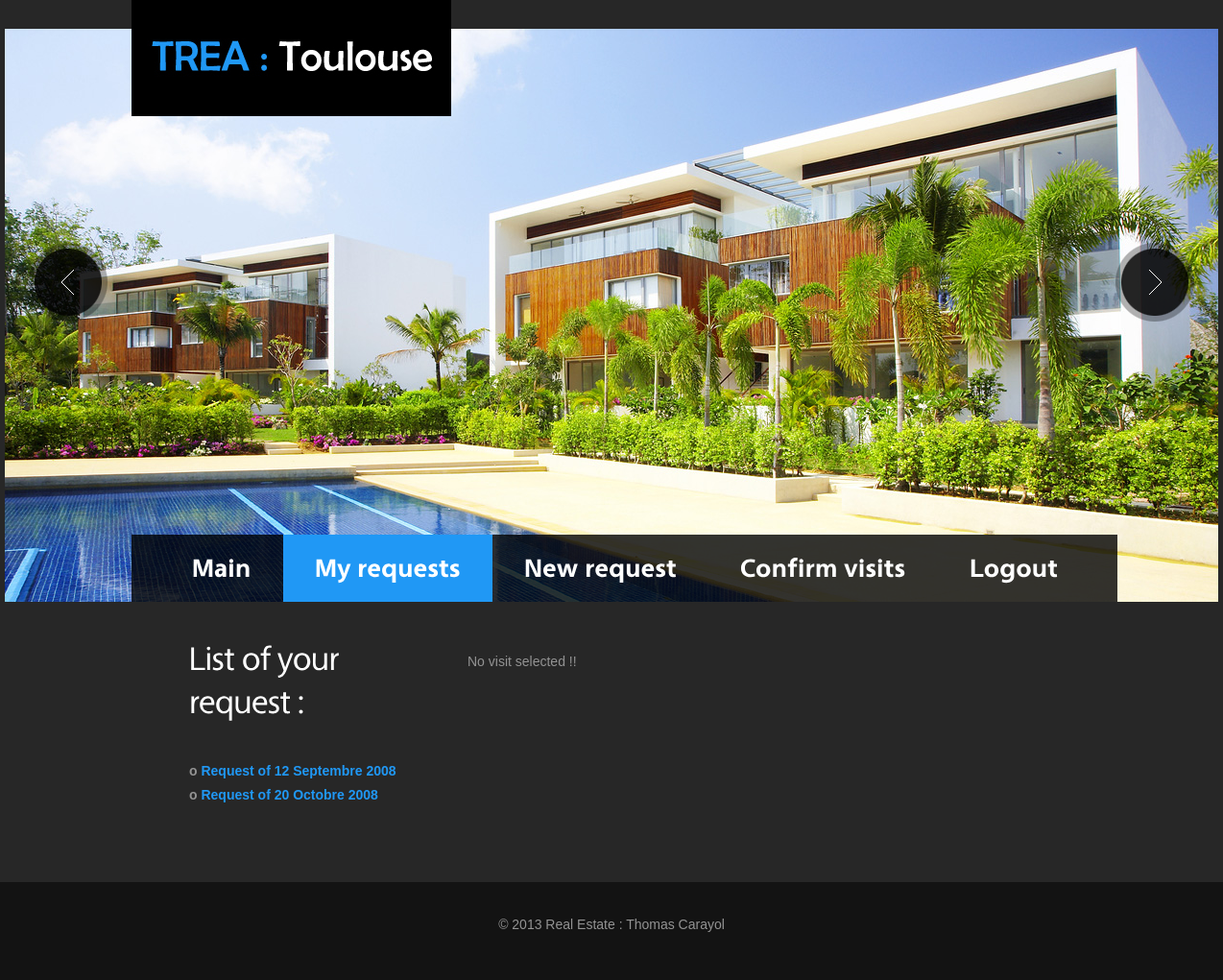
The app's page /WEBSITE/realestate/request.php (signed in) with its own data.
### tables this page shows
CREATE TABLE IF NOT EXISTS `demande` (
  `iddemande` int(11) NOT NULL AUTO_INCREMENT,
  `datedemande` datetime NOT NULL,
  `disponibilite` varchar(20) NOT NULL,
  `idclient` int(11) NOT NULL,
  PRIMARY KEY (`iddemande`),
  KEY `fk_idlclient_demande` (`idclient`)
);

### WEBSITE/realestate/request.php (the view, shortened to what this page needs)
<!DOCTYPE html>
<html lang="en">
<head>
<link rel="stylesheet" type="text/css" media="screen" href="css/reset.css">
<link rel="stylesheet" type="text/css" media="screen" href="css/style.css">
<link rel="stylesheet" type="text/css" media="screen" href="css/grid_12.css">
<link rel="stylesheet" type="text/css" media="screen" href="css/slider.css">
<link rel="stylesheet" type="text/css" media="screen" href="css/jqtransform.css">
</head>
<body>
<div class="main">
  <header>
    <div>
      <h1><a href="index.html"><img src="images/logo.jpg" alt=""></a></h1>
      <div class="social-icons"></div>
      <div id="slide">
        <div class="slider">
        </div>
        <a href="#" class="prev"></a><a href="#" class="next"></a> </div>
      <nav>
	  <?php
		echo '<ul class="menu">';
		echo '<li><a href="welcome.php">Main</a></li>' ;
		echo '<li class="current"><a href="request.php">My requests</a></li>' ;
		echo '<li><a href="newrequest.php">New request</a></li>';
		echo '<li><a href="confirmConnected.php">Confirm visits</a></li>';
		echo '<li><a href="logout.php">Logout</a></li>' ;
		echo '</ul>';
	  ?>
      </nav>
    </div>
  </header>
  <section id="content">
    <div class="container_12">
		<div class="grid_4">
        <div class="left-1">
          <h2 class="top-1 p3">List of your request :</h2>
		<?php
			$id = $_SESSION['idcli'];
			$query="select * from demande where idclient='$id'";
			$result = mysql_query($query);
			if (mysql_num_rows($result)!= 0)
			{
				echo "<p><br/>";
				while($row = mysql_fetch_array($result))
				{
					$dateEx = $row['datedemande'];
					$annee = substr($dateEx,0,4);
					$mois = array('','Janvier','Février','Mars','Avril','Mai','Juin',
					'Juillet','Août','Septembre','Octobre','Novembre','Décembre');
					$jour = substr($dateEx,8,2);
					if ($dateEx[5]==0)
						$moisComplet = substr($dateEx,6,1);
					else
						$moisComplet = substr($dateEx,5,2);
					echo "<strong>o<a href=\"visits.php?idd=".$row["iddemande"]."\">
					Request of " . $jour . " " . $mois[$moisComplet] . " " . $annee . "</a></strong>";
					echo "<br/>";
				}
				echo "</p>";
			}
			else
			{
				echo "<strong>No request found</strong>" ;
			}
			echo '</div></div><div class="grid_8"><br/><br/>';
			if(isset($_SESSION['nbVisitesX']))
			{
				if($_SESSION['nbVisitesX'] != 0)
				{
					echo "<center><table border=1>";
					echo "<tr>";
					echo "<td><h4>House ID</h4></td>";
					echo "<td><h4>House adress</h4></td>";
					echo "<td><h4>House price</h4></td>";
					echo "<td><h4>Priority</h4></td>";
					echo "<td><h4>Del</h4></td>";
					echo "</tr>";
					$i = 0 ;
					while($i < $_SESSION['nbVisitesX'])
					{
						$var = $_SESSION['visitesX'][$i] ;
						$requete = "select b.idbien , b.prixbien, b.adrbien from bien b
									where b.idbien = '$var' ;";
						$result = mysql_query("$requete");
						while($row = mysql_fetch_array($result))
						{
							$buff = $row["idbien"] ;
							echo "<tr><td>";
							echo $row["idbien"];
							echo "</td><td>";
							echo $row["adrbien"];
							echo "</td><td>";
							echo $row["prixbien"]." â‚¬";
							echo "</td><td>";
							echo $i+1 ;
							echo "</td><td>";
							$buff1 = "<center><img src='img/corbeille.png'>";
							echo '<a href="supvisit.php?id_bien=' ;
							echo $buff ;
							echo '">' ;
							echo $buff1 ;
							echo '</a>';
							echo "</td></tr>";
						}
						$i++;
					}
				}
				else
				{
					echo "No visit selected !!" ;
				}
			}
			else
			{
				echo "No visit selected !!" ;
			}
		?>
      </div>
    </div>
  </section>
</div>
<footer>
  <p>© 2013 Real Estate : Thomas Carayol</p>
</footer>
</body>
</html>

### WEBSITE/realestate/css/style.css (style rules this page uses)
html, body { width:100%; padding:0; margin:0; }
body { font:14px/25px Arial, Helvetica, sans-serif; color:#939393; min-width:1264px; background:#131313 }
.main { width:100%; background:#272727; }
a { text-decoration:none; cursor:pointer; color:#2098f5; }
h2 { font-size:36px; line-height:45px; color:#fff; font-weight:normal; letter-spacing:-1px; }
ul { margin:0; padding:0; list-style-image:none; }
.top-1 { margin-top:37px; }
.left-1 { padding-left:30px; }
.p3 { padding-bottom:12px; }
header { width:100%; z-index:101; }
header>div { width:1264px; margin:0 auto; position:relative; }
h1 { position:absolute; left:132px; top:0px; display:inline-block; z-index:100; }
.social-icons { overflow:hidden; text-align:right; padding:17px 162px 13px 0 }
nav { position:absolute; left:132px; bottom:0; z-index:100; background:url(../images/nav-bg.png) 0 0 repeat; }
ul.menu { margin:0 29px 0 30px; }
ul.menu li { float:left; line-height:35px; margin:0px 0 0px 0px; background:transparent; }
ul.menu li a { font-size:28px; line-height:35px; color:#fff; display:block; padding: 17px 33px 18px 33px; }
ul.menu li:hover, ul.menu li.current { background:#2098f5; }
#content { width:960px; margin:0 auto; padding-bottom:78px; }
footer { width:100%; position:relative; overflow:hidden; text-align:center; padding:32px 0 45px 0; background:#131313; }
footer p, footer a { color:#939393; }

### WEBSITE/realestate/css/grid_12.css (style rules this page uses)
.container_12 { margin-left:auto; margin-right:auto; width:960px }
.grid_1, .grid_2, .grid_3, .grid_4, .grid_5, .grid_6, .grid_7, .grid_8, .grid_9, .grid_10, .grid_11, .grid_12 { display:inline; float:left; position:relative; margin:0 10px }
.container_12 .grid_4 { width:300px }
.container_12 .grid_8 { width:620px }

### WEBSITE/realestate/css/slider.css (style rules this page uses)
#slide { position:relative; overflow:hidden; width:1264px; margin:0 auto; z-index:2; }
.slider { width:1264px; height:597px; margin:0 auto; position:relative; z-index:2; }
.prev { display:block; position:absolute; background:url(../images/prev.png) 0 0 no-repeat; width:82px; height:82px; left:25px; top:222px; z-index:99; }
.next { display:block; position:absolute; background:url(../images/next.png) 0 0 no-repeat; width:82px; height:82px; right:25px; top:223px; z-index:99; }

### records on screen
demande: datedemande "12", datedemande "Septembre", datedemande "2008"
demande: datedemande "20", datedemande "Octobre", datedemande "2008"
